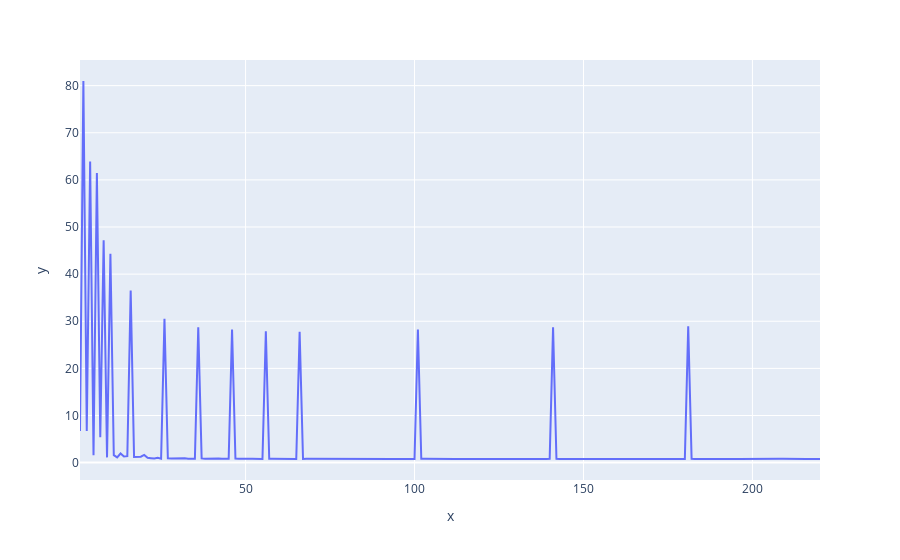

The notebook cell saved with this chart:
### Code cell
keys = time_itr_dict.keys()
values = time_itr_dict.values()

px.line(x=keys,y=values)

### Figure 1 — Plotly figure (JSON) as saved in the notebook; plotly's stock layout.template omitted (floating-point values rounded to 4 significant figures; data arrays with more than 128 entries replaced by an {"elided": "..."} marker saying what was removed)
{"data": [{"hovertemplate": "x=%{x}<br>y=%{y}<extra></extra>", "legendgroup": "", "line": {"color": "#636efa", "dash": "solid"}, "mode": "lines", "name": "", "orientation": "v", "showlegend": false, "type": "scatter", "x": {"elided": "220 int values"}, "xaxis": "x", "y": {"elided": "220 float values"}, "yaxis": "y"}], "layout": {"legend": {"tracegroupgap": 0}, "margin": {"t": 60}, "xaxis": {"anchor": "y", "domain": [0, 1], "title": {"text": "x"}}, "yaxis": {"anchor": "x", "domain": [0, 1], "title": {"text": "y"}}}}
